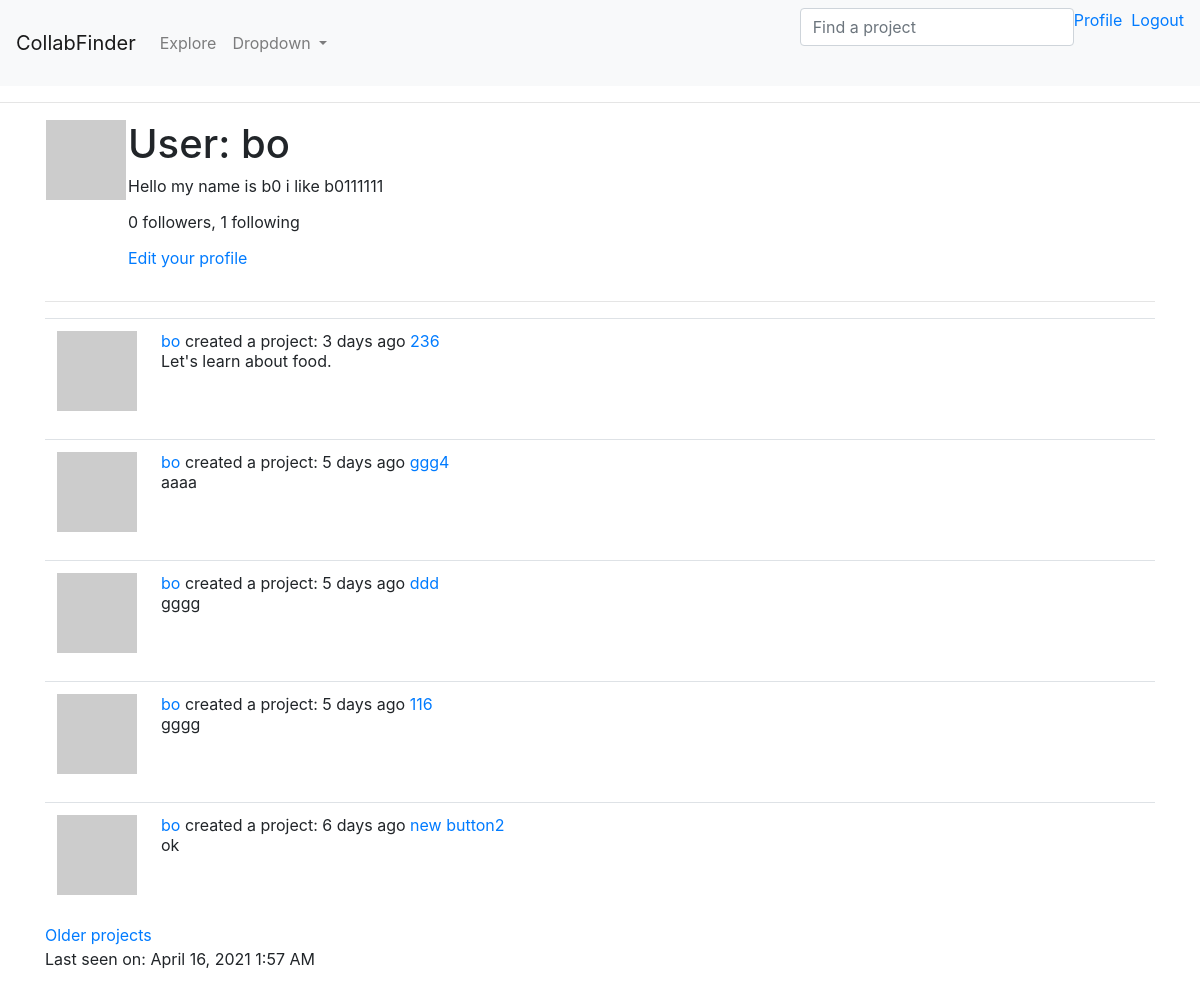
The app's page /user/bo (signed in), older data.
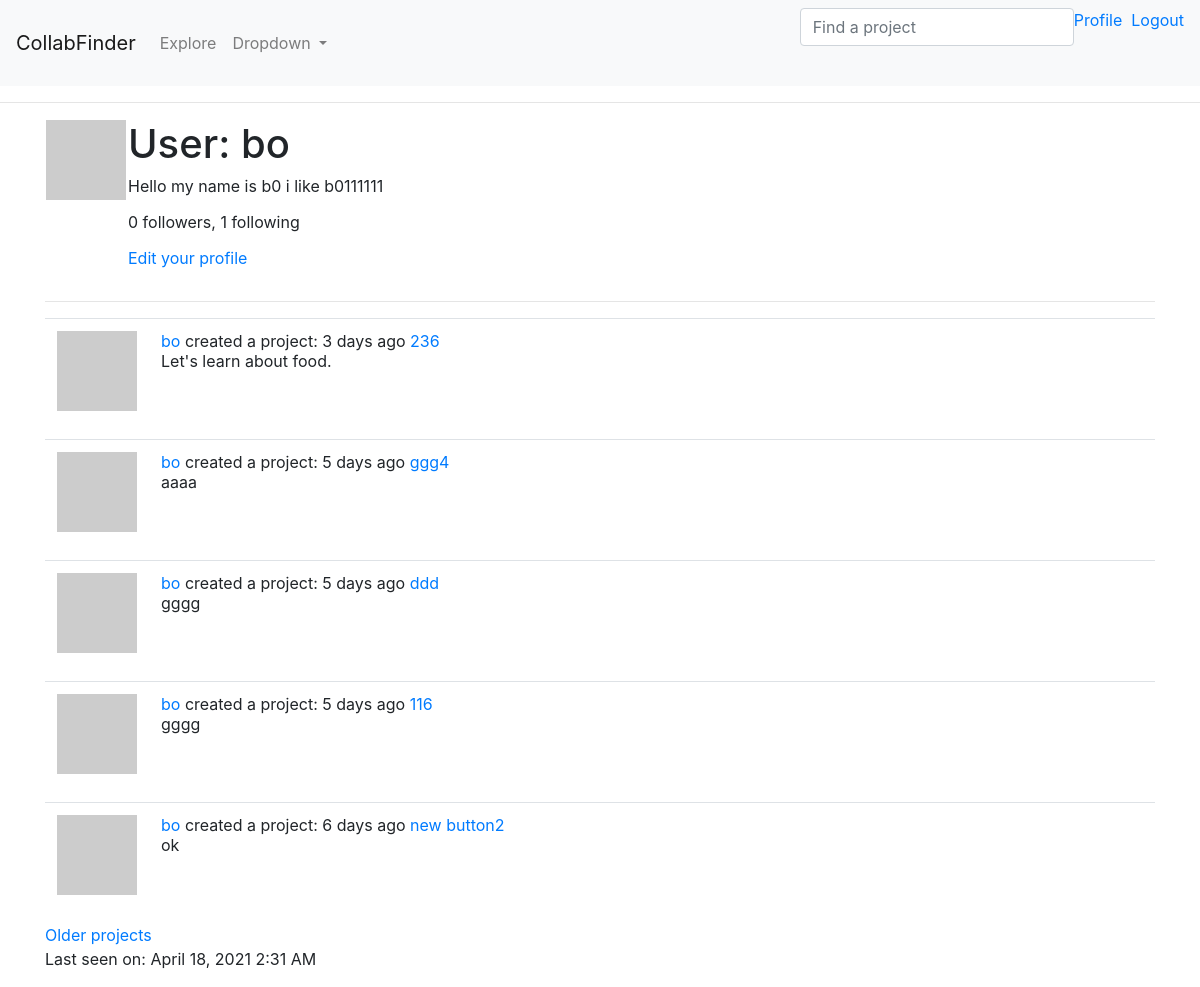
The same page, newer data.
### app/models.py (models this page shows, shortened)
class User(UserMixin, db.Model):
    id = db.Column(db.Integer, primary_key=True)
    username = db.Column(db.String(64), index=True, unique=True)
    email = db.Column(db.String(120), index=True, unique=True)
    password_hash = db.Column(db.String(128))
    projects = db.relationship('Project', backref='creator', lazy='dynamic')
    about_me = db.Column(db.String(140))
    last_seen = db.Column(db.DateTime, default=datetime.utcnow)
    followed = db.relationship( # Looking at relationship from follower (one) --> following (many), this yield the right side (those followed)
        'User', secondary=followers, #Self-ref, association table
        primaryjoin=(followers.c.follower_id == id), #condition to join left side (follower) w/ assoc. table
        secondaryjoin=(followers.c.followed_id == id),
        backref=db.backref('followers', lazy='dynamic'), lazy='dynamic') #defines how this relationship will be accessed from the right side entity
    proj_requests = db.relationship('JoinRequest', back_populates='user') # try setting to __tablename__
    def avatar(self, size):
        digest = md5(self.email.lower().encode('utf-8')).hexdigest()
        return 'https://www.gravatar.com/avatar/{}?d=identicon&s={}'.format(digest, size)

class Project(SearchableMixin, db.Model):
    __searchable__ = ['category','name','descr'] # add 'tags' and 'wanted_positions' when JSON figured out
    id = db.Column(db.Integer, primary_key=True)
    category = db.Column(db.String(60))
    name = db.Column(db.String(60))
    descr = db.Column(db.String(140))
    skill_level = db.Column(db.String(20))
    setting = db.Column(db.String(20))
    chat_link = db.Column(db.String(512)) # Discord, slack etc.
    language = db.Column(db.String(5))
    timestamp = db.Column(db.DateTime, index=True, default=datetime.utcnow) # index to retrieve projs in chron. order
    user_id = db.Column(db.Integer, db.ForeignKey('user.id')) #creator ID (want this to be many to one: many creator to one proj)
    __mapper_args__ = {'polymorphic_on': category}
    tags = db.relationship( # Looking at relationship from project (one) --> tags (many)
        'Tag', secondary=tag_map, #Self-ref, association table
        backref=db.backref('tag_map', lazy='dynamic'), lazy='dynamic') #defines how this relationship will be accessed from the right side entity
    wanted_positions = db.relationship( # represented by 'w_pos' for kind arg in tag functions
        'Position', secondary=position_map,
        backref=db.backref('position_map', lazy='dynamic'), lazy='dynamic')
    user_requests = db.relationship('JoinRequest', back_populates='project') # try setting to __tablename__

class Learning(Project):
    __mapper_args__ = {'polymorphic_identity': 'learning'}
    id = db.Column(db.Integer, db.ForeignKey('project.id'), primary_key=True)
    field_name = 'learning' #SelectField option in form
    pace = db.Column(db.String(60))
    learning_category = db.Column(db.String(60))
    subject = db.Column(db.String(60)) #still have to figure out how to implement this
    resource = db.Column(db.String(70)) #can be textbook, playlist, etc.

class SearchableMixin(object):
    @classmethod
    def before_commit(cls, session):
        session._changes = {
            'add': list(session.new),
            'update': list(session.dirty),
            'delete': list(session.deleted)
        }
    @classmethod
    def after_commit(cls, session):
        for obj in session._changes['add']:
            if isinstance(obj, SearchableMixin):
                add_to_index(obj.__tablename__, obj)
        for obj in session._changes['update']:
            if isinstance(obj, SearchableMixin):
                add_to_index(obj.__tablename__, obj)
        for obj in session._changes['delete']:
            if isinstance(obj, SearchableMixin):
                remove_from_index(obj.__tablename__, obj)
        session._changes = None

class Project(SearchableMixin, db.Model):
    __searchable__ = ['category','name','descr'] # add 'tags' and 'wanted_positions' when JSON figured out
    id = db.Column(db.Integer, primary_key=True)
    category = db.Column(db.String(60))
    name = db.Column(db.String(60))
    descr = db.Column(db.String(140))
    skill_level = db.Column(db.String(20))
    setting = db.Column(db.String(20))
    chat_link = db.Column(db.String(512)) # Discord, slack etc.
    language = db.Column(db.String(5))
    timestamp = db.Column(db.DateTime, index=True, default=datetime.utcnow) # index to retrieve projs in chron. order
    user_id = db.Column(db.Integer, db.ForeignKey('user.id')) #creator ID (want this to be many to one: many creator to one proj)
    __mapper_args__ = {'polymorphic_on': category}
    tags = db.relationship( # Looking at relationship from project (one) --> tags (many)
        'Tag', secondary=tag_map, #Self-ref, association table
        backref=db.backref('tag_map', lazy='dynamic'), lazy='dynamic') #defines how this relationship will be accessed from the right side entity
    wanted_positions = db.relationship( # represented by 'w_pos' for kind arg in tag functions
        'Position', secondary=position_map,
        backref=db.backref('position_map', lazy='dynamic'), lazy='dynamic')
    user_requests = db.relationship('JoinRequest', back_populates='project') # try setting to __tablename__

### app/main/routes.py (the view)
@bp.route('/user/<username>')
@login_required
def user(username):
    user = User.query.filter_by(username=username).first_or_404()
    page = request.args.get('page', 1, type=int)
    projects = user.projects.order_by(Project.timestamp.desc()).paginate(
        page, current_app.config['PROJECTS_PER_PAGE'], False)
    next_url = url_for('main.user', username=user.username,
                       page=projects.next_num) if projects.has_next else None
    prev_url = url_for('main.user', username=user.username,
                       page=projects.prev_num) if projects.has_prev else None
    form = EmptyForm()
    return render_template('user.html', user=user, projects=projects.items,
                           next_url=next_url, prev_url=prev_url, form=form)

### app/main/forms.py
class SearchForm(FlaskForm):
    q = StringField(_l('Find a project'), validators=[DataRequired()])
    def __init__(self, *args, **kwargs):
        if 'formdata' not in kwargs:
            kwargs['formdata'] = request.args # for the GET request
        if 'csrf_enabled' not in kwargs:
            kwargs['csrf_enabled'] = False
        super(SearchForm, self).__init__(*args, **kwargs)

class EmptyForm(FlaskForm):
    submit = SubmitField('Submit')

### app/main/routes.py (called while the page is built)
@bp.before_app_request
def before_request():
    if current_user.is_authenticated:
        current_user.last_seen = datetime.utcnow()
        db.session.commit()
    g.search_form = SearchForm() # g variable is specific to each request and each client
    g.locale = str(get_locale())

### app/models.py (called while the page is built)
@login.user_loader
def load_user(id):
    return User.query.get(int(id))

### app/templates/user.html (shortened to what this page needs)
{% extends "base.html" %}
{% block content %}
    <table>
        <tr valign="top">
            <td><img src="{{ user.avatar(128) }}"></td>
            <td>
                <h1>{{ _('User') }}: {{ user.username }}</h1>
                {% if user.about_me %}<p>{{ user.about_me }}</p>{% endif %}
                <p>{{ _('%(count)d followers', count=user.followers.count()) }}, {{ _('%(count)d following', count=user.followed.count()) }}</p>
                {% if user == current_user %}
                    <p><a href="{{ url_for('main.edit_profile') }}">{{ _('Edit your profile') }}</a></p>
                {% endif %}
            </td>
        </tr>
    </table>
    <hr>
    {% for project in projects %}
        {% include '_proj_pvw.html' %}
    {% endfor %}
    {% if next_url %}
        <a href="{{ next_url }}">{{ _('Older projects') }}</a>
    {% endif %}
    {% if user.last_seen %}
    <p>Last seen on: {{ moment(user.last_seen).format('LLL') }}</p>
    {% endif %}
{% endblock %}

### app/templates/base.html (shortened to what this page needs)
<html>
    <head>
        <link rel="stylesheet" href="https://cdn.jsdelivr.net/npm/bootstrap@4.6.0/dist/css/bootstrap.min.css">
    </head>
    <body>
        <nav class="navbar navbar-expand-lg navbar-light bg-light">
            <a class="navbar-brand" href="{{ url_for('main.index') }}">CollabFinder</a>
            <div class="collapse navbar-collapse" id="navbarSupportedContent">
              <ul class="navbar-nav mr-auto">
                <li class="nav-item">
                  <a class="nav-link" href="{{ url_for('main.explore') }}">{{ _('Explore') }}</a>
                </li>
                <li class="nav-item dropdown">
                  <a class="nav-link dropdown-toggle" href="#" id="navbarDropdown" role="button" data-toggle="dropdown" aria-haspopup="true" aria-expanded="false">
                    Dropdown
                  </a>
                </li>
              </ul>
              <ul class="nav navbar-nav navbar-right">
                {% if g.search_form %}
                  <form class="navbar-form" method="get"
                          action="{{ url_for('main.search') }}">
                      <div class="form-group">
                          {{ g.search_form.q(size=20, class='form-control',
                              placeholder=g.search_form.q.label.text) }}
                      </div>
                  </form>
                  {% endif %}
                {% if current_user.is_anonymous %}
                <li><a href="{{ url_for('auth.login') }}">{{ _('Login') }}</a></li>
                {% else %}
                <li><a href="{{ url_for('main.user', username=current_user.username) }}">{{ _('Profile') }} &nbsp; </a></li>
                <li><a href="{{ url_for('auth.logout') }}">{{ _('Logout') }}</a></li>
                {% endif %}
              </ul>
            </div>
          </nav>
        <hr>
        <div class="container">
            {% block content %}{% endblock %}
        </div>
  </body>
</html>

### app/templates/_proj_pvw.html
<table class="table table-hover">
    <tr>
        <td width="70px">
            <a href="{{ url_for('main.user', username=project.creator.username) }}">
                <img src="{{ project.creator.avatar(70) }}" />
            </a>
        </td>
        <td>
            <a href="{{ url_for('main.user', username=project.creator.username) }}">
                {{ project.creator.username }}
            </a>
            {{ _('%(username)s created a project: %(when)s',
                    username=user_link, when=moment(project.timestamp).fromNow()) }}
            <a href="{{url_for('main.project', project_id=project.id)}}">{{ project.name }}</a><br>
            {{ project.descr }}
        </td>
    </tr>
</table>

Row changes from the older to the newer data that the page shows:
changed User "bo": last_seen "April 16, 2021 1:57 AM" → "April 18, 2021 2:31 AM"
